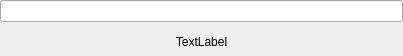
<?xml version="1.0" encoding="UTF-8"?>
<ui version="4.0">
 <class>Form</class>
 <widget class="QWidget" name="Form">
  <property name="geometry">
   <rect>
    <x>0</x>
    <y>0</y>
    <width>403</width>
    <height>56</height>
   </rect>
  </property>
  <property name="windowTitle">
   <string>Form</string>
  </property>
  <layout class="QVBoxLayout" name="verticalLayout">
   <property name="margin">
    <number>0</number>
   </property>
   <item>
    <widget class="QLineEdit" name="lineEdit"/>
   </item>
   <item>
    <widget class="QLabel" name="label">
     <property name="text">
      <string>TextLabel</string>
     </property>
     <property name="alignment">
      <set>Qt::AlignCenter</set>
     </property>
    </widget>
   </item>
  </layout>
 </widget>
 <resources/>
 <connections/>
</ui>
